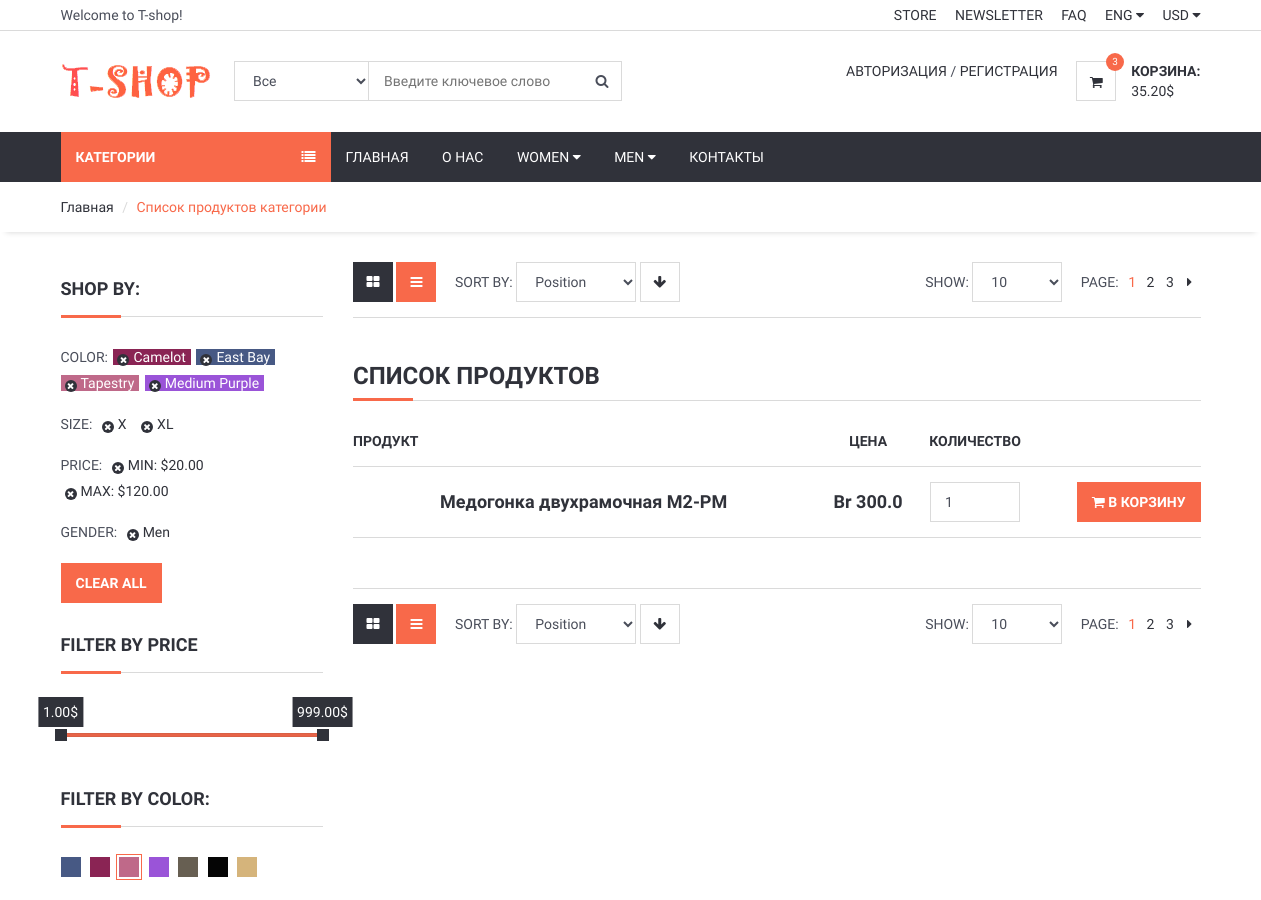
/category/12/medogonki (upper part), run on an earlier commit of the app's database.
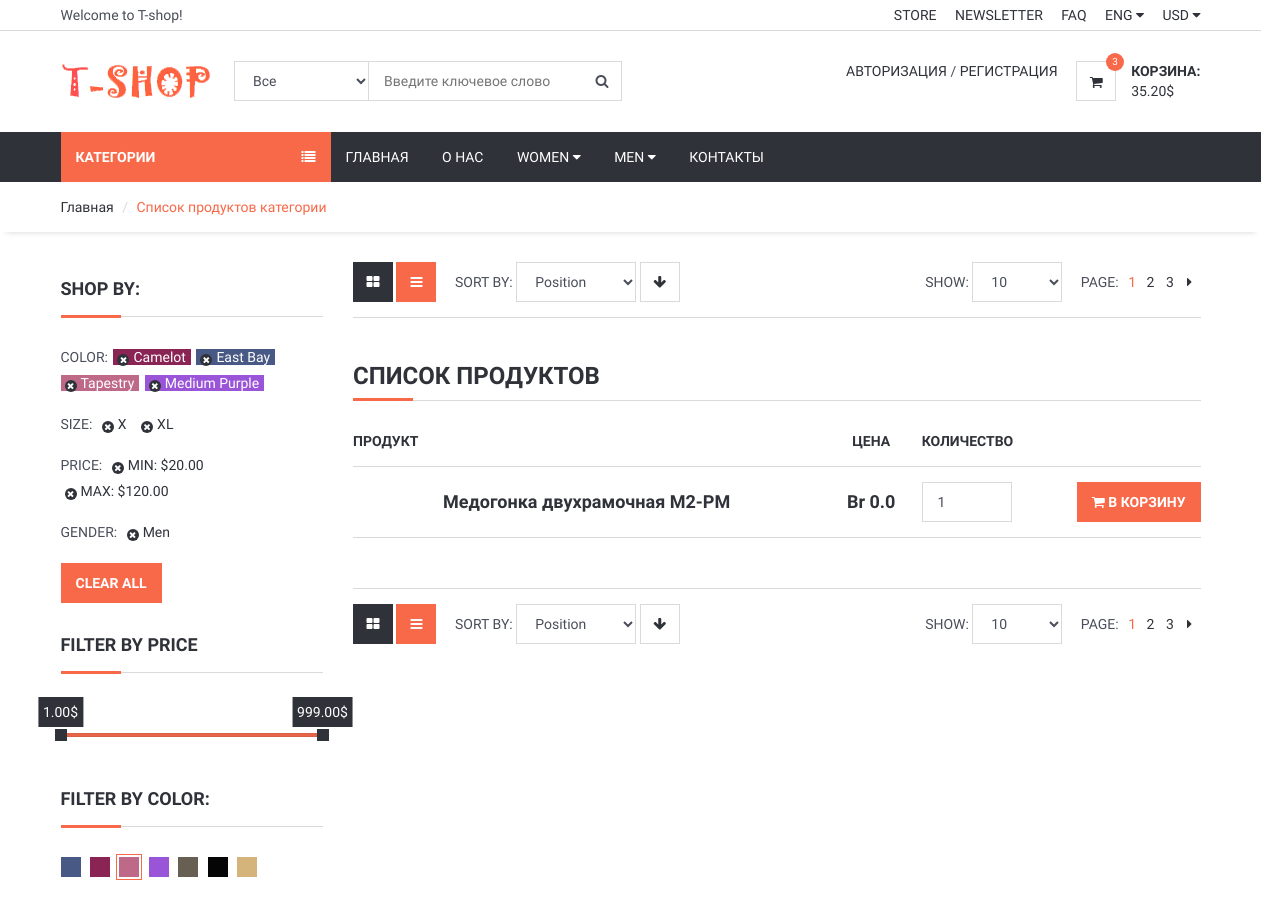
And on a later commit of the database.
### product/models.py (models this page shows, shortened)
class Product(models.Model):
    STATUS = (
        ('True', 'True'),
        ('False', 'False'),
    )
    VARIANTS = (
        ('None', 'None'),
        ('Size', 'Size'),
        ('Color', 'Color'),
        ('Size-Color', 'Size-Color'),
    )
    category = models.ForeignKey(Category, on_delete=models.CASCADE) #many to one relation with Category
    title = models.CharField(max_length=150)
    keywords = models.CharField(max_length=255)
    description = models.TextField(max_length=255)
    image = models.ImageField(upload_to='images/', null=False)
    price = models.FloatField(default=0)
    amount = models.IntegerField(default=0)
    minamount = models.IntegerField(default=3)
    variant = models.CharField(max_length=10, choices=VARIANTS, default='None')
    detail = RichTextUploadingField()
    slug = models.SlugField(null=False, unique=True)
    status = models.CharField(max_length=10, choices=STATUS)
    create_at = models.DateTimeField(auto_now_add=True)
    update_at = models.DateTimeField(auto_now=True)

### home/views.py (the view)
# urls.py: path('category/<int:id>/<slug:slug>', views.category_products, name='category_products'),
def category_products(request, id, slug):
    category = Category.objects.all()
    catdata = Category.objects.get(pk=id)
    products = Product.objects.filter(category_id=id)
    context = {'products': products,
               'category': category,
               'catdata': catdata}
    return render(request, 'category_products.html', context)

### home/templates/category_products.html (shortened to what the changed rows need)
{% extends 'homebase.html' %}
{% block body %}
	<div class="section">
		<div class="container">
			<div class="row">
				<div id="main" class="col-md-9">
					<div id="store">
						<div class="row">
                            <div class="col-md-12">
						<div class="order-summary clearfix">
							<table class="shopping-cart-table table">
								<thead>
									<tr>
										<th>Продукт</th>
										<th></th>
										<th class="text-center">Цена</th>
										<th class="text-center">Количество</th>
										<th class="text-right"></th>
									</tr>
								</thead>
								<tbody>
                                    {% for rs in products %}
									<tr>
										<td class="thumb">
                                            </td>
										<td class="details"> <a href="/product/{{ rs.id }}/{{ rs.slug }}">{{ rs.title}}</a></td>
										<td class="price text-center"><strong>Br {{ rs.price }}</strong><br></td>
										<td class="qty text-center"><input class="input" type="number" value="1" min="1" max="{{ rs.amount }}"></td>
										<td class="text-right"><a href="/order/addtoshopcart/{{ rs.id }}" class="primary-btn add-to-cart"><i class="fa fa-shopping-cart"></i> В корзину</a></td>
									</tr>
                                    {% endfor %}
								</tbody>
							</table>
						</div>
					</div>
						</div>
					</div>
				</div>
			</div>
		</div>
	</div>
{% endblock %}

What changed in the data, as far as the page shows it:
changed Product "Медогонка двухрамочная М2-РМ": price "300.0" → "0.0"
